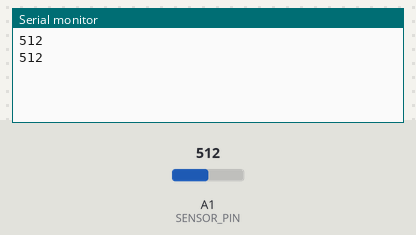
Bench run of a sketch on a simulated Arduino Uno, built with avr-gcc and run on an emulated ATmega328P. On the bench: the last lines printed to the serial monitor. The inputs (shaded band) are chosen by the test bench; at power-on: A1 (SENSOR_PIN) = 512.

Above: at 1.8 s.
1.9 s: A1 (SENSOR_PIN) set to 716
At 2.6 s:
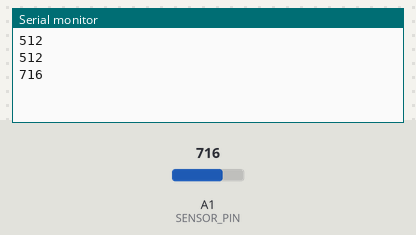
3.4 s: A1 (SENSOR_PIN) set to 900
At 4.8 s:
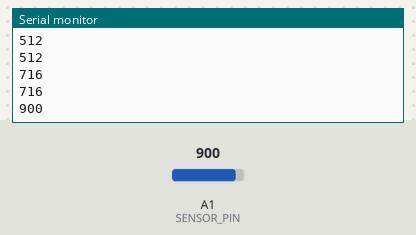
Timing chart, 0 to 6.4 s (numbered marks = the images above; inputs shaded):
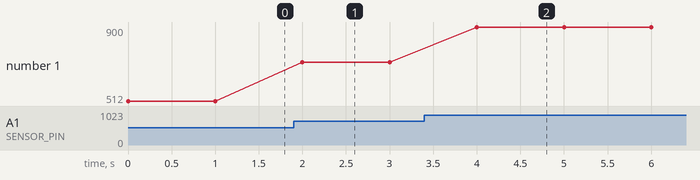

Measured:
- after the input at 1.9 s, the serial monitor: prints a new line after 0.10 s (image 1)
- after the input at 3.4 s, the serial monitor: prints a new line after 0.60 s (image 2)
- plotted number 1: 512 → 716 after the input at 1.9 s, 716 → 900 after the input at 3.4 s

The sketch:

Class3PhotoSensor.ino
```cpp
// Let's read a photo sensor. Connect one lead to 5V, the other lead to a resistor (10k ohm), the other resistor lead to ground, and the connection between the resistor
// and the photosensor should also connect to pin A1.

// This first section is where you "define" some values
#define SENSOR_PIN 1     //Our photoresistor will be read on pin A1. "A" pins are always INPUT, so we don't need a pinMode statement


// The setup routine runs once when you press reset. It's where you tell the board how to configure itself, among other things.
void setup() {

  // Let's have the system tell us what it is doing. The "Serial" library allows you send data back to the computer. This initializes it.
  Serial.begin(9600);
}

// the loop routine runs over and over again forever:
void loop() {

  int value = analogRead(SENSOR_PIN);    // Read the value. Can go from 0 to 1023
  Serial.println(value);                 // Print it back to the computer ("ln" at the end tells it to add a carriage return to the end)
  delay(1000);                           // Pause a second

}
```
